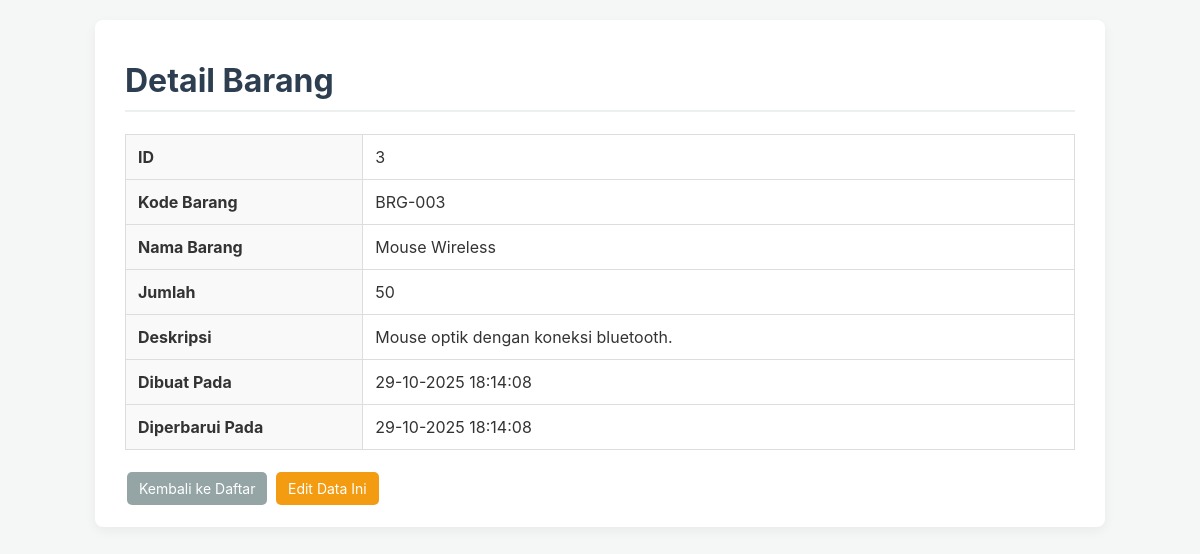
Screenshot of /detail.php?id=3 with the database file from the repository.
### tables this page shows
CREATE TABLE barang (
     
    id INT AUTO_INCREMENT PRIMARY KEY,
    
     
    kode_barang VARCHAR(50) NOT NULL UNIQUE,
    
    nama_barang VARCHAR(255) NOT NULL,
    jumlah INT NOT NULL DEFAULT 0,
    deskripsi TEXT NULL,
    
     
    created_at TIMESTAMP DEFAULT CURRENT_TIMESTAMP,
    
     
    updated_at TIMESTAMP DEFAULT CURRENT_TIMESTAMP ON UPDATE CURRENT_TIMESTAMP
);

### detail.php (the view, shortened to what this page needs)
<?php
require_once 'config/database.php';
$id = null;
if (isset($_GET['id']) && is_numeric($_GET['id'])) {
    $id = (int)$_GET['id'];
} else {
    header("Location: index.php");
    exit;
}
try {
    $stmt = $pdo->prepare("SELECT * FROM barang WHERE id = ?");
    $stmt->execute([$id]);
    $barang = $stmt->fetch();
} catch (\PDOException $e) {
    error_log("Error Detail: " . $e->getMessage());
    die("Gagal mengambil data.");
}
?>
<!DOCTYPE html>
<html lang="id">
<head>
    <link rel="stylesheet" href="style.css">
</head>
<body>
    <div class="container">
        <h1>Detail Barang</h1>
        <table class="table-detail">
            <tr>
                <th>ID</th>
                <td><?php echo $barang['id']; ?></td>
            </tr>
            <tr>
                <th>Kode Barang</th>
                <td><?php echo htmlspecialchars($barang['kode_barang'], ENT_QUOTES, 'UTF-8'); ?></td>
            </tr>
            <tr>
                <th>Nama Barang</th>
                <td><?php echo htmlspecialchars($barang['nama_barang'], ENT_QUOTES, 'UTF-8'); ?></td>
            </tr>
            <tr>
                <th>Jumlah</th>
                <td><?php echo htmlspecialchars($barang['jumlah'], ENT_QUOTES, 'UTF-8'); ?></td>
            </tr>
            <tr>
                <th>Deskripsi</th>
                <td>
                    <?php
                    $deskripsi = $barang['deskripsi'] ? $barang['deskripsi'] : '(Tidak ada deskripsi)';
                    echo nl2br(htmlspecialchars($deskripsi, ENT_QUOTES, 'UTF-8'));
                    ?>
                </td>
            </tr>
             <tr>
                <th>Dibuat Pada</th>
                <td><?php echo date('d-m-Y H:i:s', strtotime($barang['created_at'])); ?></td>
            </tr>
             <tr>
                <th>Diperbarui Pada</th>
                <td><?php echo date('d-m-Y H:i:s', strtotime($barang['updated_at'])); ?></td>
            </tr>
        </table>
        <br>
        <a href="index.php" class="btn btn-secondary">Kembali ke Daftar</a>
        <a href="edit.php?id=<?php echo $barang['id']; ?>" class="btn btn-warning">Edit Data Ini</a>
    </div>
</body>
</html>

### style.css (style rules this page uses)
body { font-family: -apple-system, BlinkMacSystemFont, "Segoe UI", Roboto, Helvetica, Arial, sans-serif; background-color: #f4f7f6; color: #333; margin: 0; padding: 20px; }
.container { max-width: 950px; margin: 0 auto; background-color: #ffffff; padding: 20px 30px; border-radius: 8px; box-shadow: 0 4px 12px rgba(0,0,0,0.05); }
h1 { color: #2c3e50; border-bottom: 2px solid #ecf0f1; padding-bottom: 10px; }
.btn { text-decoration: none; padding: 8px 12px; border-radius: 5px; color: white; font-size: 14px; display: inline-block; margin: 2px; border: none; cursor: pointer; }
.btn-warning { background-color: #f39c12; }
.btn-secondary { background-color: #95a5a6; text-decoration: none; }
table { width: 100%; border-collapse: collapse; margin-top: 20px; }
th, td { padding: 12px; border: 1px solid #ddd; text-align: left; }
th { background-color: #ecf0f1; }
.table-detail { width: 100%; }
.table-detail th { background-color: #f9f9f9; width: 25%; vertical-align: top; }

### rows the page displays
barang: id "3", kode_barang "BRG-003", nama_barang "Mouse Wireless", jumlah "50", deskripsi "Mouse optik dengan koneksi bluetooth.", created_at "29-10-2025 18:14:08", updated_at "29-10-2025 18:14:08"
